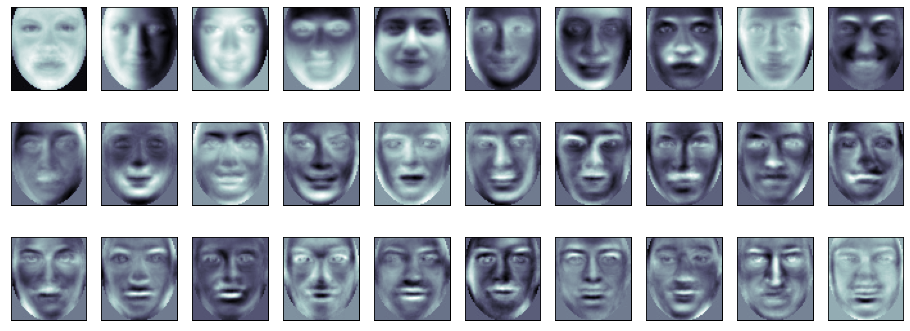
#> input picture images/pca.png, 910 x 331 px, given in place of the camera
$ jupyter execute --allow-errors p6_vc.ipynb   (text cells are left out)
#> lines starting #> are read from the running program, lines starting #| are printed output that depends on the picture; after the words box and inside, x2 and y2 are one past the last pixel; in counts of white or black regions, pixels touching at a corner belong together
#> further down, frame is the input picture: shape (331, 910, 3); mean B, G, R 178.2, 167.7, 160.6
[cell 1]
import os
import cv2
from retinaface import RetinaFace
import mediapipe as mp
from mediapipe.tasks import python
from mediapipe.tasks.python import vision
import numpy as np
from dataclasses import dataclass
from typing import Any, List
import numpy as np

[cell 2]
@dataclass
class Emotions:
    name : str
    quantity : int

@dataclass
class Point:
    x : float
    y : float

@dataclass
class BoundingBox:
    origin : Point
    end: Point


class Genre:
    male = 'Man'
    female = 'Woman'

    def __init__(self, genre : str):
        self.genre = genre

    @staticmethod
    def female():
        return Genre(Genre.female)

    @staticmethod
    def male():
        return Genre(Genre.male)

    def isMale(self):
        return self.genre == Genre.male

    def isFemale(self):
        return self.genre == Genre.female

@dataclass
class Person:
    age : str
    genre : Genre
    emotions : List[Emotions]
    bounding_box : BoundingBox
    image : np.ndarray

@dataclass
class FaceDetectorResult:
    image : np.ndarray
    bounding_box : BoundingBox

[cell 3]
from abc import ABC, abstractmethod
from typing import List

class FaceDetector(ABC):
    @abstractmethod
    def detect(self, image : np.ndarray) -> List[FaceDetectorResult]:
        pass

class FaceQualifier(ABC):
    @abstractmethod
    def qualify(self, face_detector_result : FaceDetectorResult) -> Person:
        pass

[cell 4]
class ImageUtils:
    @staticmethod
    def crop(image : np.array, bounding_box : BoundingBox) -> np.ndarray:
        return image[bounding_box.origin.x:bounding_box.end.x, bounding_box.origin.y:bounding_box.end.y]

    @staticmethod
    def overlay_icon(image: np.array, icon_path: str, color: tuple, icon_size : int, point : tuple) -> np.ndarray:
        icon = cv2.imread(icon_path, cv2.IMREAD_GRAYSCALE)
        icon = cv2.resize(icon, (icon_size, icon_size))
        mask = icon == 0
        color_layer = np.full((icon.shape[0], icon.shape[1], 3), color, dtype=np.uint8)
        np.copyto(image[point[1]-icon.shape[0]//2:point[1]+icon.shape[0]//2, point[0]-icon.shape[1]//2:point[0]+icon.shape[1]//2], color_layer, where=mask[:,:,None])
        return image

[cell 5]
class ViolaJonesFaceDetector(FaceDetector):
    cascPathface = os.path.dirname(
        cv2.__file__) + "/data/haarcascade_frontalface_alt2.xml"

    # [9 lines left out: function detect, not called in this run]


    def _convert_to_face_detector_result(self, image, faces) -> List[FaceDetectorResult]:
        bounding_boxes = [BoundingBox(Point(x, y), Point(x+w, y+h)) for (x, y, w, h) in faces]
        return [FaceDetectorResult(ImageUtils.crop(image, bounding_box), bounding_box) for bounding_box in bounding_boxes]

    def _convert_image_to_gray(self, image : np.ndarray) -> np.ndarray:
        import cv2
        return cv2.cvtColor(image, cv2.COLOR_BGR2GRAY)

class RetinafaceFaceDetector(FaceDetector):
    def detect(self, image : np.ndarray) -> List[FaceDetectorResult]:
        faces = RetinaFace.detect_faces(image);
        return self._convert_to_face_detector_result(image, [faces[key]['facial_area'] for key in faces.keys()])

    def _convert_to_face_detector_result(self, image, faces) -> List[FaceDetectorResult]:
        bounding_boxes = [BoundingBox(Point(x, y), Point(w, h)) for (x, y, w, h) in faces]
        return [FaceDetectorResult(ImageUtils.crop(image, bounding_box), bounding_box) for bounding_box in bounding_boxes]

class MediaPipeFaceDetector(FaceDetector):
    def detect(self, image : np.ndarray) -> List[FaceDetectorResult]:
        BaseOptions = mp.tasks.BaseOptions
        FaceDetector = mp.tasks.vision.FaceDetector
        FaceDetectorOptions = mp.tasks.vision.FaceDetectorOptions
        VisionRunningMode = mp.tasks.vision.RunningMode

        options = FaceDetectorOptions(
            base_options=BaseOptions(model_asset_path='./blaze_face_short_range.tflite'),
            running_mode=VisionRunningMode.IMAGE)

        with FaceDetector.create_from_options(options) as detector:
            mp_image = mp.Image(image_format=mp.ImageFormat.SRGB, data=image)
            face_detector_result = detector.detect(mp_image)
            return self._convert_to_face_detector_result(image, [(x.bounding_box.origin_x, x.bounding_box.origin_y, x.bounding_box.width, x.bounding_box.height) for x in face_detector_result.detections])

    def _convert_to_face_detector_result(self, image, faces) -> List[FaceDetectorResult]:
        bounding_boxes = [BoundingBox(Point(x, y), Point(x + w, y + h)) for (x, y, w, h) in faces]
        return [FaceDetectorResult(ImageUtils.crop(image, bounding_box), bounding_box) for bounding_box in bounding_boxes]

[cell 6]
class MockFaceQualifier(FaceQualifier):
    # [10 lines left out: function qualify, not called in this run]

[cell 7]
from deepface import DeepFace

class DeepfaceFaceQualifier(FaceQualifier):
    # [19 lines left out: function qualify, not called in this run]

[cell 8]
class FaceQualificationDisplay:
    def show():
        pass

[cell 9]
import cv2 as cv

class OpenCVFaceQualificationDisplay(FaceQualificationDisplay):
    def __init__(self, people : List[Person], frame : np.ndarray) -> None:
        self.people = people
        self.frame = frame

    # [94 lines left out: functions display_emotions_right_of_person, display_age_on_top_of_person, overlay_icon, display_box_around_person, show, not called in this run]

[cell 10]
class FaceQualificationDisplay(ABC):
    @abstractmethod
    def show(self) -> None:
        pass

[cell 11]
import cv2 as cv

video = cv.VideoCapture(0)
face_detector = MediaPipeFaceDetector()
qualifier = DeepfaceFaceQualifier()

#> (the rest of this cell did not finish here and is left out)

[cell 12]
class AuthenticationScreen(ABC):
    @abstractmethod
    def display(self) -> None:
        pass

[cell 13]
from typing import Callable
from functools import reduce


@dataclass
class Transition:
    next_state : str
    actions: List[Callable[[], bool]]

    @staticmethod
    def to(next_state : str) -> 'Transition':
        return Transition(next_state, [])

    def when(self, action : Callable[[], bool]) -> 'Transition':
        self.actions.append(action)
        return self

    def evaluate_transition(self) -> bool:
        for action in self.actions:
            if action():
                return True
        return False

class AuthenticationScreen(ABC):
    @abstractmethod
    def display(self) -> None:
        pass

@dataclass
class State:
    is_initial : bool
    name : str
    screen : Callable[[], AuthenticationScreen]
    transitions : List[Transition]
    on_enter : Callable[[np.ndarray], None] = lambda frame: None
    on_exit : Callable[[np.ndarray], None] = lambda frame: None

    @staticmethod
    def default(name : str, screen : Callable[[np.ndarray], AuthenticationScreen]) -> 'State':
        return State(True, name, screen, [])

    @staticmethod
    def of(name : str, screen : Callable[[np.ndarray], AuthenticationScreen]) -> 'State':
        return State(False, name, screen, [])

    def do(self, transition : Transition) -> 'State':
        self.transitions.append(transition)
        return self

    def do_on_enter(self, action : Callable[[], None]) -> 'State':
        self.on_enter = action
        return self

@dataclass
class FaceComparatorResult:
    similarity: float

[cell 14]
from __future__ import annotations

class StateMachine(ABC):
    class Builder:
        def __init__(self) -> None:
            self.states = []

        def add_state(self, state : State) -> 'Builder':
            self.states.append(state)
            return self

        def build(self) -> 'StateMachine':
            return StateMachine(self.states)

    @staticmethod
    def start_building() -> Builder:
        return StateMachine.Builder()

    def __init__(self, states: List[State] ) -> None:
        self.states = states
        self.current_state = list(filter(lambda x: x.is_initial, states))[0]
        self.current_state.on_enter(frame)

    def execute(self, frame : np.array):
        self.current_state.screen(frame).display()
        self.evaluate_conditions(frame)

    def evaluate_conditions(self, frame) -> None:
        for transition in self.current_state.transitions:
            if transition.evaluate_transition():
                self.current_state.on_exit(frame)
                self.current_state = list(filter(lambda x: x.name == transition.next_state, self.states))[0]
                self.current_state.on_enter(frame)
                break

[cell 15]
class FaceComparator:
    def compare(self, first_face: FaceDetectorResult, second_face: FaceDetectorResult) -> FaceComparatorResult:
        pass

[cell 16]
from deepface import DeepFace

class DeepfaceFaceComparator(FaceComparator):
    # [6 lines left out: function compare, not called in this run]

[cell 17]
class IconAuthenticationScreen(AuthenticationScreen):
    def __init__(self, frame : np.ndarray, icon_path : str, color : tuple, text : str, bg_color : str = None, alpha : float = 0.15) -> None:
        self.frame = frame
        self.icon_path = icon_path
        self.color = color
        self.text = text
        self.bg_color = self.color if(bg_color == None) else bg_color
        self.alpha  = alpha

    def overlay_green_screen(self):
        # Create a green screen of the same size as the frame
        screen = np.full(self.frame.shape, self.bg_color, dtype=np.uint8)
        alpha = self.alpha
        self.frame[:,:] = cv2.addWeighted(self.frame, 1 - alpha, screen, alpha, 0)

    def display(self) -> None:
        self.overlay_green_screen()
        ImageUtils.overlay_icon(image=self.frame,
                                icon_path=self.icon_path,
                                color=self.color,
                                icon_size=200,
                                point=(self.frame.shape[1] // 2, self.frame.shape[0] // 2))
        #draw text that says Press any key to unlock
        font_weight=2
        font_size=1.2
        text = self.text
        text_size, _ = cv.getTextSize(text, cv.FONT_HERSHEY_DUPLEX, font_size, font_weight)
        text_width, text_height = text_size
        text_x = self.frame.shape[1] // 2 - text_width // 2
        text_y = self.frame.shape[0] // 2 + text_height + 150
        cv.putText(self.frame, text, (text_x, text_y), cv.FONT_HERSHEY_DUPLEX, font_size, self.color, font_weight, lineType = cv2.LINE_AA)

[cell 18]
import numpy as np

class LockAuthenticationScreen(IconAuthenticationScreen):
    def __init__(self, frame: np.ndarray) -> None:
        super().__init__(frame, "./assets/lock.png", (255, 255, 255), "PRESS A KEY TO START FACE RECOGNITION", bg_color=(0, 0, 0), alpha=0.4)

[cell 19]
class AccessGrantedAuthenticationScreen(IconAuthenticationScreen):
    def __init__(self, frame: np.ndarray) -> None:
        super().__init__(frame, "./assets/success.png", (0, 255, 0), "ACCESS GRANTED", bg_color=(0, 255, 0), alpha = 0.15)

[cell 20]
class AccessDeniedAuthenticationScreen(IconAuthenticationScreen):
    def __init__(self, frame: np.ndarray) -> None:
        super().__init__(frame, "./assets/danger.png", (0, 0, 255), "ACCESS DENIED", bg_color=(0, 0, 255), alpha = 0.15)

[cell 21]
from mediapipe import solutions
from mediapipe.framework.formats import landmark_pb2

class FaceRecognizerAuthenticationScreen(AuthenticationScreen):
    def __init__(self, frame: np.ndarray ) -> None:
        self.frame = frame

    def display(self) -> None:
        self.draw_landmarks()
        self.draw_processing_text()

    # [58 lines left out: functions draw_processing_text, draw_landmarks, draw_landmarks_on_image, not called in this run]

[cell 22]
class InputManager:
    @staticmethod
    def is_space_pressed() -> bool:
        return cv.waitKey(1) & 0xFF == ord(' ')

[cell 23]
import random
import threading

class MockFaceComparator(FaceComparator):
    def compare(self, first_face : FaceDetectorResult, second_face : FaceDetectorResult, ) -> FaceComparatorResult:
        return FaceComparatorResult(1)

class FaceAuthorizator:
    def __init__(self, face_detector: FaceDetector, face_comparator: FaceComparator, base_path: str, threshold: float):
        self.is_authorizated = False
        self.finished_recognition = False
        self.face_comparator = face_comparator
        self.face_detector = face_detector
        self.base_path = base_path
        self.threshold = threshold

    def load_person(self, path):
        return cv.imread(self.base_path + path)

    def list_image_paths_in_base_path(self):
        return [f for f in os.listdir(self.base_path) if os.path.isfile(os.path.join(self.base_path, f))]

    # [20 lines left out: function set_authorizated, not called in this run]

    def start_authorization_thread(self, frame):
        timer = threading.Timer(0, lambda  : self.set_authorizated(frame))
        timer.start()

    def is_access_denied(self) -> bool:
        return not self.is_authorizated and self.finished_recognition

    def is_access_granted(self) -> bool:
        return self.is_authorizated and self.finished_recognition

[cell 24]
import cv2 as cv


video = cv.VideoCapture(0)
authorizator = FaceAuthorizator(face_detector=RetinafaceFaceDetector(),face_comparator=DeepfaceFaceComparator(), base_path='./faces/comparator/sara/', threshold=0.5)

state_machine = StateMachine.start_building().add_state(
        State.default(
            name="LOCK",
            screen=LockAuthenticationScreen)
                    .do(Transition.to("RECOGNIZING").when(InputManager.is_space_pressed))
    ).add_state(
        State.of(
            name="RECOGNIZING",
            screen=FaceRecognizerAuthenticationScreen)
                .do(Transition.to("GRANTED").when(authorizator.is_access_granted))
                .do(Transition.to("DENIED").when(authorizator.is_access_denied))
                .do_on_enter(authorizator.start_authorization_thread)
    ).add_state(
        State.of(
            name="GRANTED",
            screen =AccessGrantedAuthenticationScreen)
                    .do(Transition.to("LOCK").when(InputManager.is_space_pressed))
    ).add_state(

    State.of(
          name="DENIED",
          screen=AccessDeniedAuthenticationScreen)
            .do(Transition.to("LOCK").when(InputManager.is_space_pressed))
    ).build()

while True:
    ret, frame = video.read()
    state_machine.execute(frame)
#> in overlay_green_screen, `self.frame[:,:] = cv2.addWeighted(self.frame, 1 - alpha, screen, alpha..`:
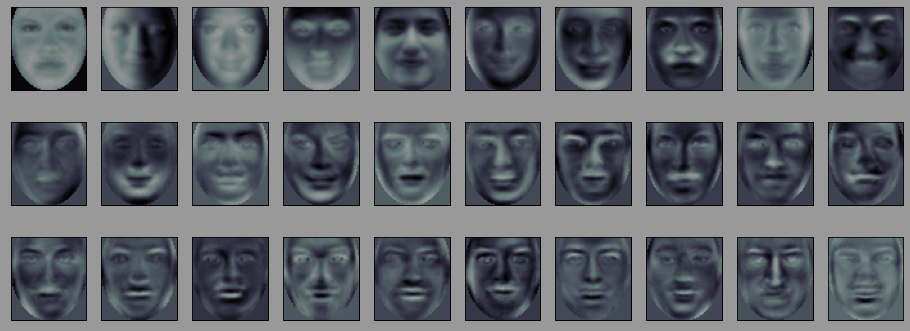
#> self.frame: shape (331, 910, 3); mean B, G, R 106.9, 100.6, 96.4
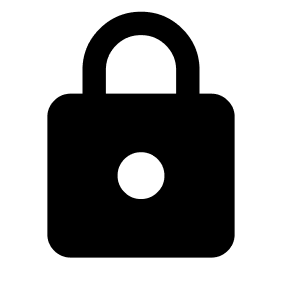
#> input picture assets/lock.png, 282 x 281 px
#> in overlay_icon, icon is the input picture: shape (281, 282); min 0, max 255, mean 148.6
#> in overlay_icon, `mask = icon == 0`:
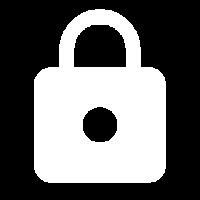
#> mask: shape (200, 200) bool; 40.5% white; 1 white region, box (x1, y1, x2, y2) and area: (34, 9, 166, 183) 16184
#> in display, `cv.putText(self.frame, text, (text_x, text_y), cv.FONT_HERSHEY_DUPLEX,..`:
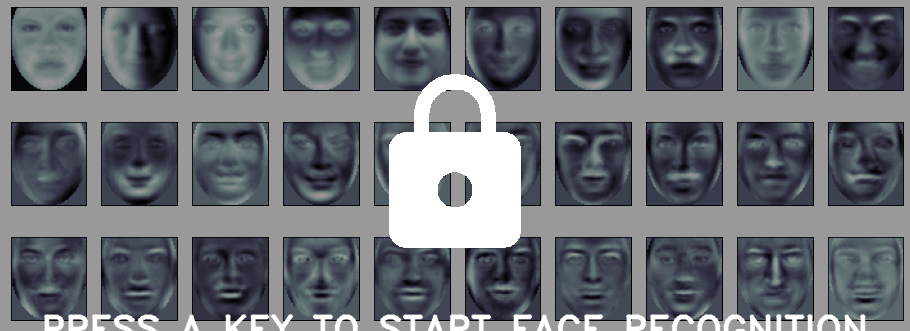
#> self.frame: shape (331, 910, 3); mean B, G, R 116.9, 111, 107
#> the loop in evaluate_conditions, `for transition in self.current_state.transitions:` made 1 pass; (key q is pressed on pass 1)
    cv.imshow('Video', frame)

    if cv.waitKey(1) & 0xFF == ord('q'):
#> (key q is pressed here)
